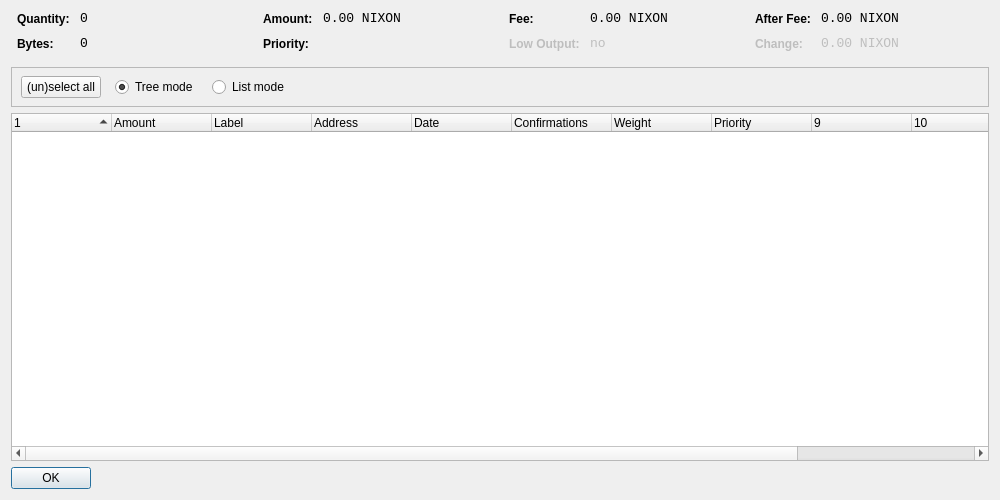
<?xml version="1.0" encoding="UTF-8"?>
<ui version="4.0">
 <class>CoinControlDialog</class>
 <widget class="QWidget" name="CoinControlDialog">
  <property name="geometry">
   <rect>
    <x>0</x>
    <y>0</y>
    <width>1000</width>
    <height>500</height>
   </rect>
  </property>
  <property name="windowTitle">
   <string>Coin Control</string>
  </property>
  <layout class="QVBoxLayout" name="verticalLayout">
   <item>
    <layout class="QHBoxLayout" name="horizontalLayoutTop" stretch="0,0,0,0">
     <property name="topMargin">
      <number>0</number>
     </property>
     <property name="bottomMargin">
      <number>10</number>
     </property>
     <item>
      <layout class="QFormLayout" name="formLayoutCoinControl1">
       <property name="horizontalSpacing">
        <number>10</number>
       </property>
       <property name="verticalSpacing">
        <number>10</number>
       </property>
       <property name="leftMargin">
        <number>6</number>
       </property>
       <property name="rightMargin">
        <number>6</number>
       </property>
       <item row="0" column="0">
        <widget class="QLabel" name="labelCoinControlQuantityText">
         <property name="styleSheet">
          <string notr="true">font-weight:bold;</string>
         </property>
         <property name="text">
          <string>Quantity:</string>
         </property>
        </widget>
       </item>
       <item row="0" column="1">
        <widget class="QLabel" name="labelCoinControlQuantity">
         <property name="font">
          <font>
           <family>Monospace</family>
           <pointsize>10</pointsize>
          </font>
         </property>
         <property name="cursor">
          <cursorShape>IBeamCursor</cursorShape>
         </property>
         <property name="contextMenuPolicy">
          <enum>Qt::ActionsContextMenu</enum>
         </property>
         <property name="text">
          <string notr="true">0</string>
         </property>
         <property name="textInteractionFlags">
          <set>Qt::LinksAccessibleByMouse|Qt::TextSelectableByKeyboard|Qt::TextSelectableByMouse</set>
         </property>
        </widget>
       </item>
       <item row="1" column="0">
        <widget class="QLabel" name="labelCoinControlBytesText">
         <property name="styleSheet">
          <string notr="true">font-weight:bold;</string>
         </property>
         <property name="text">
          <string>Bytes:</string>
         </property>
        </widget>
       </item>
       <item row="1" column="1">
        <widget class="QLabel" name="labelCoinControlBytes">
         <property name="font">
          <font>
           <family>Monospace</family>
           <pointsize>10</pointsize>
          </font>
         </property>
         <property name="cursor">
          <cursorShape>IBeamCursor</cursorShape>
         </property>
         <property name="contextMenuPolicy">
          <enum>Qt::ActionsContextMenu</enum>
         </property>
         <property name="text">
          <string notr="true">0</string>
         </property>
         <property name="textInteractionFlags">
          <set>Qt::LinksAccessibleByMouse|Qt::TextSelectableByKeyboard|Qt::TextSelectableByMouse</set>
         </property>
        </widget>
       </item>
      </layout>
     </item>
     <item>
      <layout class="QFormLayout" name="formLayoutCoinControl2">
       <property name="horizontalSpacing">
        <number>10</number>
       </property>
       <property name="verticalSpacing">
        <number>10</number>
       </property>
       <property name="leftMargin">
        <number>6</number>
       </property>
       <property name="rightMargin">
        <number>6</number>
       </property>
       <item row="0" column="0">
        <widget class="QLabel" name="labelCoinControlAmountText">
         <property name="styleSheet">
          <string notr="true">font-weight:bold;</string>
         </property>
         <property name="text">
          <string>Amount:</string>
         </property>
        </widget>
       </item>
       <item row="0" column="1">
        <widget class="QLabel" name="labelCoinControlAmount">
         <property name="font">
          <font>
           <family>Monospace</family>
           <pointsize>10</pointsize>
          </font>
         </property>
         <property name="cursor">
          <cursorShape>IBeamCursor</cursorShape>
         </property>
         <property name="contextMenuPolicy">
          <enum>Qt::ActionsContextMenu</enum>
         </property>
         <property name="text">
          <string notr="true">0.00 NIXON</string>
         </property>
         <property name="textInteractionFlags">
          <set>Qt::LinksAccessibleByMouse|Qt::TextSelectableByKeyboard|Qt::TextSelectableByMouse</set>
         </property>
        </widget>
       </item>
       <item row="1" column="0">
        <widget class="QLabel" name="labelCoinControlPriorityText">
         <property name="styleSheet">
          <string notr="true">font-weight:bold;</string>
         </property>
         <property name="text">
          <string>Priority:</string>
         </property>
        </widget>
       </item>
       <item row="1" column="1">
        <widget class="QLabel" name="labelCoinControlPriority">
         <property name="font">
          <font>
           <family>Monospace</family>
           <pointsize>10</pointsize>
          </font>
         </property>
         <property name="cursor">
          <cursorShape>IBeamCursor</cursorShape>
         </property>
         <property name="contextMenuPolicy">
          <enum>Qt::ActionsContextMenu</enum>
         </property>
         <property name="text">
          <string/>
         </property>
         <property name="textInteractionFlags">
          <set>Qt::LinksAccessibleByMouse|Qt::TextSelectableByKeyboard|Qt::TextSelectableByMouse</set>
         </property>
        </widget>
       </item>
      </layout>
     </item>
     <item>
      <layout class="QFormLayout" name="formLayoutCoinControl3">
       <property name="horizontalSpacing">
        <number>10</number>
       </property>
       <property name="verticalSpacing">
        <number>10</number>
       </property>
       <property name="leftMargin">
        <number>6</number>
       </property>
       <property name="rightMargin">
        <number>6</number>
       </property>
       <item row="0" column="0">
        <widget class="QLabel" name="labelCoinControlFeeText">
         <property name="styleSheet">
          <string notr="true">font-weight:bold;</string>
         </property>
         <property name="text">
          <string>Fee:</string>
         </property>
        </widget>
       </item>
       <item row="0" column="1">
        <widget class="QLabel" name="labelCoinControlFee">
         <property name="font">
          <font>
           <family>Monospace</family>
           <pointsize>10</pointsize>
          </font>
         </property>
         <property name="cursor">
          <cursorShape>IBeamCursor</cursorShape>
         </property>
         <property name="contextMenuPolicy">
          <enum>Qt::ActionsContextMenu</enum>
         </property>
         <property name="text">
          <string notr="true">0.00 NIXON</string>
         </property>
         <property name="textInteractionFlags">
          <set>Qt::LinksAccessibleByMouse|Qt::TextSelectableByKeyboard|Qt::TextSelectableByMouse</set>
         </property>
        </widget>
       </item>
       <item row="1" column="0">
        <widget class="QLabel" name="labelCoinControlLowOutputText">
         <property name="enabled">
          <bool>false</bool>
         </property>
         <property name="styleSheet">
          <string notr="true">font-weight:bold;</string>
         </property>
         <property name="text">
          <string>Low Output:</string>
         </property>
        </widget>
       </item>
       <item row="1" column="1">
        <widget class="QLabel" name="labelCoinControlLowOutput">
         <property name="enabled">
          <bool>false</bool>
         </property>
         <property name="font">
          <font>
           <family>Monospace</family>
           <pointsize>10</pointsize>
          </font>
         </property>
         <property name="cursor">
          <cursorShape>IBeamCursor</cursorShape>
         </property>
         <property name="contextMenuPolicy">
          <enum>Qt::ActionsContextMenu</enum>
         </property>
         <property name="text">
          <string>no</string>
         </property>
         <property name="textInteractionFlags">
          <set>Qt::LinksAccessibleByMouse|Qt::TextSelectableByKeyboard|Qt::TextSelectableByMouse</set>
         </property>
        </widget>
       </item>
      </layout>
     </item>
     <item>
      <layout class="QFormLayout" name="formLayoutCoinControl4">
       <property name="horizontalSpacing">
        <number>10</number>
       </property>
       <property name="verticalSpacing">
        <number>10</number>
       </property>
       <property name="leftMargin">
        <number>6</number>
       </property>
       <property name="rightMargin">
        <number>6</number>
       </property>
       <item row="0" column="0">
        <widget class="QLabel" name="labelCoinControlAfterFeeText">
         <property name="styleSheet">
          <string notr="true">font-weight:bold;</string>
         </property>
         <property name="text">
          <string>After Fee:</string>
         </property>
        </widget>
       </item>
       <item row="0" column="1">
        <widget class="QLabel" name="labelCoinControlAfterFee">
         <property name="font">
          <font>
           <family>Monospace</family>
           <pointsize>10</pointsize>
          </font>
         </property>
         <property name="cursor">
          <cursorShape>IBeamCursor</cursorShape>
         </property>
         <property name="contextMenuPolicy">
          <enum>Qt::ActionsContextMenu</enum>
         </property>
         <property name="text">
          <string notr="true">0.00 NIXON</string>
         </property>
         <property name="textInteractionFlags">
          <set>Qt::LinksAccessibleByMouse|Qt::TextSelectableByKeyboard|Qt::TextSelectableByMouse</set>
         </property>
        </widget>
       </item>
       <item row="1" column="0">
        <widget class="QLabel" name="labelCoinControlChangeText">
         <property name="enabled">
          <bool>false</bool>
         </property>
         <property name="styleSheet">
          <string notr="true">font-weight:bold;</string>
         </property>
         <property name="text">
          <string>Change:</string>
         </property>
        </widget>
       </item>
       <item row="1" column="1">
        <widget class="QLabel" name="labelCoinControlChange">
         <property name="enabled">
          <bool>false</bool>
         </property>
         <property name="font">
          <font>
           <family>Monospace</family>
           <pointsize>10</pointsize>
          </font>
         </property>
         <property name="cursor">
          <cursorShape>IBeamCursor</cursorShape>
         </property>
         <property name="contextMenuPolicy">
          <enum>Qt::ActionsContextMenu</enum>
         </property>
         <property name="text">
          <string notr="true">0.00 NIXON</string>
         </property>
         <property name="textInteractionFlags">
          <set>Qt::LinksAccessibleByMouse|Qt::TextSelectableByKeyboard|Qt::TextSelectableByMouse</set>
         </property>
        </widget>
       </item>
      </layout>
     </item>
    </layout>
   </item>
   <item>
    <widget class="QFrame" name="frame">
     <property name="minimumSize">
      <size>
       <width>0</width>
       <height>40</height>
      </size>
     </property>
     <property name="frameShape">
      <enum>QFrame::StyledPanel</enum>
     </property>
     <property name="frameShadow">
      <enum>QFrame::Sunken</enum>
     </property>
     <widget class="QWidget" name="horizontalLayoutWidget">
      <property name="geometry">
       <rect>
        <x>10</x>
        <y>0</y>
        <width>781</width>
        <height>41</height>
       </rect>
      </property>
      <layout class="QHBoxLayout" name="horizontalLayoutPanel" stretch="0,0,0,0">
       <property name="spacing">
        <number>14</number>
       </property>
       <item>
        <widget class="QPushButton" name="pushButtonSelectAll">
         <property name="sizePolicy">
          <sizepolicy hsizetype="Maximum" vsizetype="Fixed">
           <horstretch>0</horstretch>
           <verstretch>0</verstretch>
          </sizepolicy>
         </property>
         <property name="text">
          <string>(un)select all</string>
         </property>
        </widget>
       </item>
       <item>
        <widget class="QRadioButton" name="radioTreeMode">
         <property name="sizePolicy">
          <sizepolicy hsizetype="Maximum" vsizetype="Fixed">
           <horstretch>0</horstretch>
           <verstretch>0</verstretch>
          </sizepolicy>
         </property>
         <property name="text">
          <string>Tree mode</string>
         </property>
         <property name="checked">
          <bool>true</bool>
         </property>
        </widget>
       </item>
       <item>
        <widget class="QRadioButton" name="radioListMode">
         <property name="sizePolicy">
          <sizepolicy hsizetype="Maximum" vsizetype="Fixed">
           <horstretch>0</horstretch>
           <verstretch>0</verstretch>
          </sizepolicy>
         </property>
         <property name="text">
          <string>List mode</string>
         </property>
        </widget>
       </item>
       <item>
        <spacer name="horizontalSpacer">
         <property name="orientation">
          <enum>Qt::Horizontal</enum>
         </property>
         <property name="sizeHint" stdset="0">
          <size>
           <width>40</width>
           <height>20</height>
          </size>
         </property>
        </spacer>
       </item>
      </layout>
     </widget>
    </widget>
   </item>
   <item>
    <widget class="CoinControlTreeWidget" name="treeWidget">
     <property name="contextMenuPolicy">
      <enum>Qt::CustomContextMenu</enum>
     </property>
     <property name="sortingEnabled">
      <bool>false</bool>
     </property>
     <property name="columnCount">
      <number>12</number>
     </property>
     <attribute name="headerShowSortIndicator" stdset="0">
      <bool>true</bool>
     </attribute>
     <attribute name="headerStretchLastSection">
      <bool>false</bool>
     </attribute>
     <column>
      <property name="text">
       <string/>
      </property>
     </column>
     <column>
      <property name="text">
       <string>Amount</string>
      </property>
     </column>
     <column>
      <property name="text">
       <string>Label</string>
      </property>
     </column>
     <column>
      <property name="text">
       <string>Address</string>
      </property>
     </column>
     <column>
      <property name="text">
       <string>Date</string>
      </property>
     </column>
     <column>
      <property name="text">
       <string>Confirmations</string>
      </property>
      <property name="toolTip">
       <string>Confirmed</string>
      </property>
     </column>
     <column>
      <property name="text">
       <string>Weight</string>
      </property>
     </column>
     <column>
      <property name="text">
       <string>Priority</string>
      </property>
     </column>
     <column>
      <property name="text">
       <string/>
      </property>
     </column>
     <column>
      <property name="text">
       <string/>
      </property>
     </column>
     <column>
      <property name="text">
       <string/>
      </property>
     </column>
     <column>
      <property name="text">
       <string/>
      </property>
     </column>
    </widget>
   </item>
   <item>
    <widget class="QDialogButtonBox" name="buttonBox">
     <property name="sizePolicy">
      <sizepolicy hsizetype="Maximum" vsizetype="Fixed">
       <horstretch>0</horstretch>
       <verstretch>0</verstretch>
      </sizepolicy>
     </property>
     <property name="orientation">
      <enum>Qt::Horizontal</enum>
     </property>
     <property name="standardButtons">
      <set>QDialogButtonBox::Ok</set>
     </property>
    </widget>
   </item>
  </layout>
 </widget>
 <customwidgets>
  <customwidget>
   <class>CoinControlTreeWidget</class>
   <extends>QTreeWidget</extends>
   <header>coincontroltreewidget.h</header>
  </customwidget>
 </customwidgets>
 <resources/>
 <connections/>
</ui>
